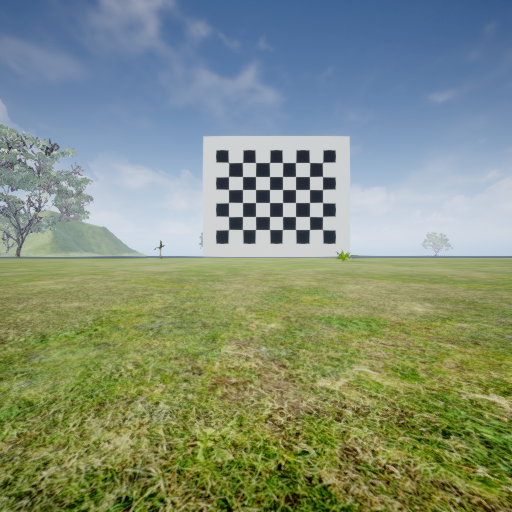
#> input picture Calib_Image/0/0_0.png, 512 x 512 px; its folder holds only this picture in this run
$ python camera_calibration.py
#> lines starting #> are read from the running program, lines starting #| are printed output that depends on the picture; after the words box and inside, x2 and y2 are one past the last pixel; in counts of white or black regions, pixels touching at a corner belong together; long printed decimals are rounded
#!/usr/bin/env python

import cv2
import numpy as np
import os
import glob
import yaml

# Defining the dimensions of checkerboard
CHECKERBOARD = (6,8)
criteria = (cv2.TERM_CRITERIA_EPS + cv2.TERM_CRITERIA_MAX_ITER, 30, 0.001)

# Creating vector to store vectors of 3D points for each checkerboard image
objpoints = []
# Creating vector to store vectors of 2D points for each checkerboard image
imgpoints = []


# Defining the world coordinates for 3D points
objp = np.zeros((1, CHECKERBOARD[0] * CHECKERBOARD[1], 3), np.float32)
objp[0,:,:2] = np.mgrid[0:CHECKERBOARD[0], 0:CHECKERBOARD[1]].T.reshape(-1, 2)
prev_img_shape = None

# Extracting path of individual image stored in a given directory
images = glob.glob(r'Calib_Image\0\*.png')
for fname in images:
    print(fname)
    img = cv2.imread(fname)
#> img is the input picture: shape (512, 512, 3); mean B, G, R 123.3, 143.6, 130.1
    gray = cv2.cvtColor(img,cv2.COLOR_BGR2GRAY)
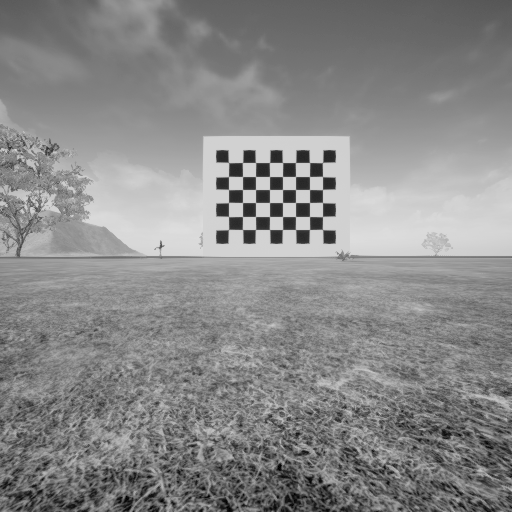
#> gray: shape (512, 512); min 0, max 222, mean 137.2
    # Find the chess board corners
    # If desired number of corners are found in the image then ret = true
    ret, corners = cv2.findChessboardCorners(gray, CHECKERBOARD, cv2.CALIB_CB_ADAPTIVE_THRESH + cv2.CALIB_CB_FAST_CHECK + cv2.CALIB_CB_NORMALIZE_IMAGE)
#> ret = True; corners = 48 rows, first 8: [228.5, 229.5], [228.5, 216.5], [228.5, 202.5], [228.5, 189.5], [228.5, 176.5], [228.5, 162.5], [242.5, 229.5], [242.5, 216.5]

    """
    If desired number of corner are detected,
    we refine the pixel coordinates and display
    them on the images of checker board
    """
    if ret == True:
        objpoints.append(objp)
        # refining pixel coordinates for given 2d points.
        corners2 = cv2.cornerSubPix(gray, corners, (11,11),(-1,-1), criteria)
#> corners2 = 48 rows, first 8: [228.4, 229.4], [228.4, 216.6], [228.4, 202.4], [228.5, 189.5], [228.5, 176.6], [228.5, 162.5], [242.6, 229.5], [242.6, 216.5]

        imgpoints.append(corners2)

        # Draw and display the corners
        img = cv2.drawChessboardCorners(img, CHECKERBOARD, corners2, ret)
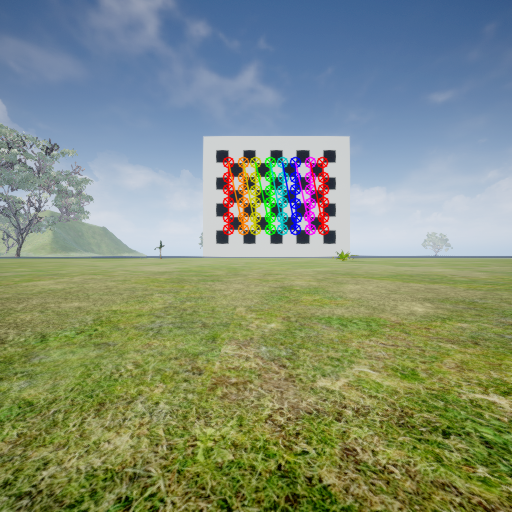
#> img: shape (512, 512, 3); 2.39% of pixels changed, all inside (x1, y1, x2, y2) = (222, 156, 330, 236)

    cv2.imshow('img',img)
    cv2.waitKey(0)

cv2.destroyAllWindows()

# h,w = img.shape[:2]

"""
Performing camera calibration by
passing the value of known 3D points (objpoints)
and corresponding pixel coordinates of the
detected corners (imgpoints)
"""
ret, mtx, dist, rvecs, tvecs = cv2.calibrateCamera(objpoints, imgpoints, (512, 512), None, None)
#> ret = 0.416; mtx = [[1596.6, 0, 260.5], [0, 1610, 274.2], [0, 0, 1]]; dist = [[-0.000708, 400.9, 0.181, -0.035, 5.05]]; rvecs = ([0.186, -0.0299, -1.57],); tvecs = ([-2.33, -3.25, 115.9],)

print("Camera matrix : \n")
print(mtx)
#| [[1.59655812e+03 0.00000000e+00 2.60547775e+02]
#|  [0.00000000e+00 1.61001681e+03 2.74243623e+02]
#|  [0.00000000e+00 0.00000000e+00 1.00000000e+00]]
print("dist : \n")
print(dist)
#| [[-7.08086170e-04  4.00862747e+02  1.80564270e-01 -3.50406309e-02
#|    5.04521329e+00]]
print("rvecs : \n")
print(rvecs)
#| (array([[ 0.1856],
#|        [-0.02991],
#|        [-1.571]]),)
print("tvecs : \n")
print(tvecs)
#| (array([[ -2.333],
#|        [ -3.254],
#|        [115.939]]),)

# transform the matrix and distortion coefficients to writable lists
data = {'camera_matrix': np.asarray(mtx).tolist(),
        'dist_coeff': np.asarray(dist).tolist()}
#> data = {'camera_matrix': [[1596.6, 0, 260.5], [0, 1610, 274.2], [0, 0, 1]], 'dist_coeff': [[-0.000708, 400.9, 0.181, -0.035, 5.05]]}

# and save it to a file
with open("calibration_matrix.yaml", "w") as f:
    yaml.dump(data, f)

$ run again, on Calib_Image/0/14_0.png
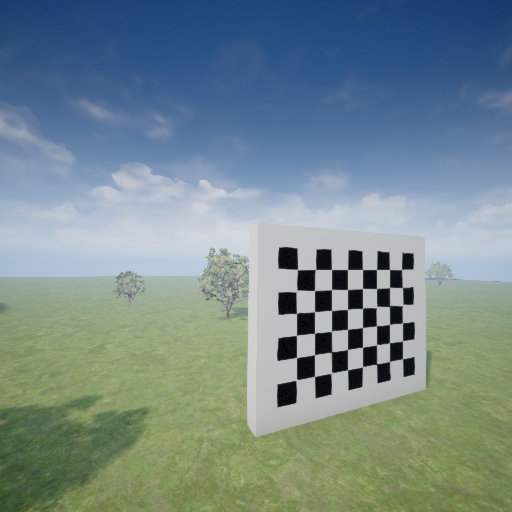
#> input picture Calib_Image/0/14_0.png, 512 x 512 px
#> img is the input picture: shape (512, 512, 3); mean B, G, R 140, 137.3, 117.7
#> `gray = cv2.cvtColor(img,cv2.COLOR_BGR2GRAY)`:
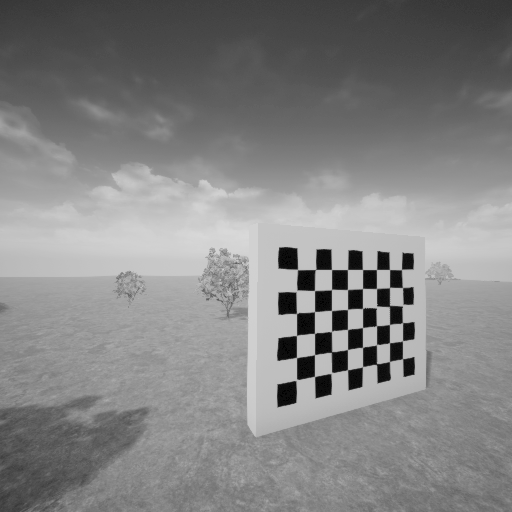
#> gray: shape (512, 512); min 1, max 217, mean 131.8
#> `ret, corners = cv2.findChessboardCorners(gray, CHECKERBOARD, cv2.CALIB..`: ret = True; corners = 48 rows, first 8: [401.5, 269.5], [402.5, 287.6], [402.7, 305], [402.5, 322.5], [402.5, 340.7], [402.5, 358.6], [389.5, 269.5], [389.5, 287.5]
#> corners2 = 48 rows, first 8: [394.9, 269.3], [405.3, 287.3], [404.7, 305.6], [405.2, 322.4], [403.9, 341], [405.4, 358.1], [394.9, 269.3], [389.9, 287.5]
#> `img = cv2.drawChessboardCorners(img, CHECKERBOARD, corners2, ret)`:
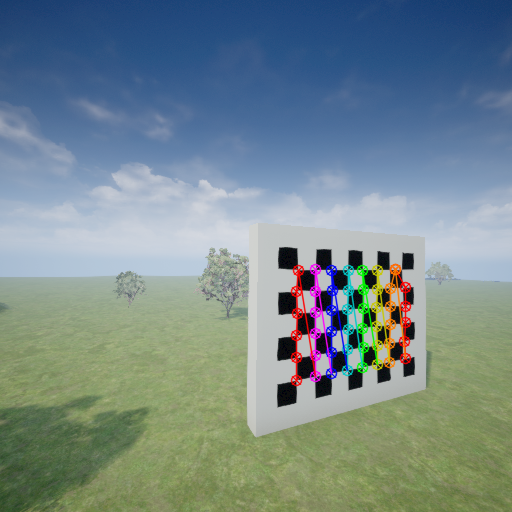
#> img: shape (512, 512, 3); 2.91% of pixels changed, all inside (x1, y1, x2, y2) = (290, 263, 412, 387)
#> `ret, mtx, dist, rvecs, tvecs = cv2.calibrateCamera(objpoints, imgpoint..`: ret = 1.5; mtx = [[84.95, 0, 217.4], [0, 87.41, 247.7], [0, 0, 1]]; dist = [[0.0119, -0.00444, -0.00387, 0.00483, 0.00042]]; rvecs = ([-0.13, -0.0853, 1.61],); tvecs = ([10.72, 1.32, 5.08],)
#| [[ 84.951   0.         217.351]
#|  [  0.          87.414 247.655]
#|  [  0.           0.           1.        ]]
#| [[ 0.01194 -0.004436 -0.003873  0.004826  0.0004195]]
#| (array([[-0.1302],
#|        [-0.08535],
#|        [ 1.608]]),)
#| (array([[10.722],
#|        [ 1.319 ],
#|        [ 5.076]]),)
#> data = {'camera_matrix': [[84.95, 0, 217.4], [0, 87.41, 247.7], [0, 0, 1]], 'dist_coeff': [[0.0119, -0.00444, -0.00387, 0.00483, 0.00042]]}

$ run again, on Calib_Image/0/16_0.png
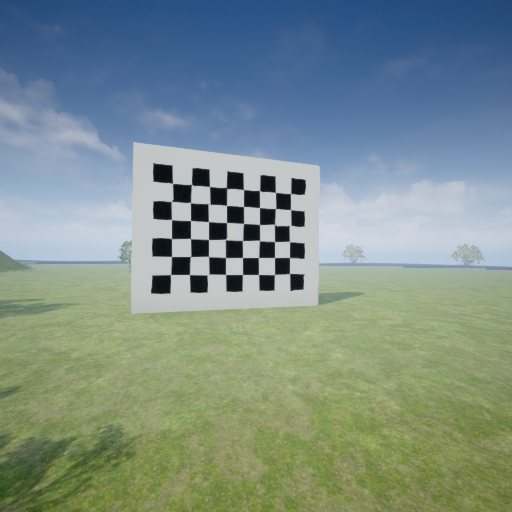
#> input picture Calib_Image/0/16_0.png, 512 x 512 px
#> img is the input picture: shape (512, 512, 3); mean B, G, R 137, 143, 125.1
#> `gray = cv2.cvtColor(img,cv2.COLOR_BGR2GRAY)`:
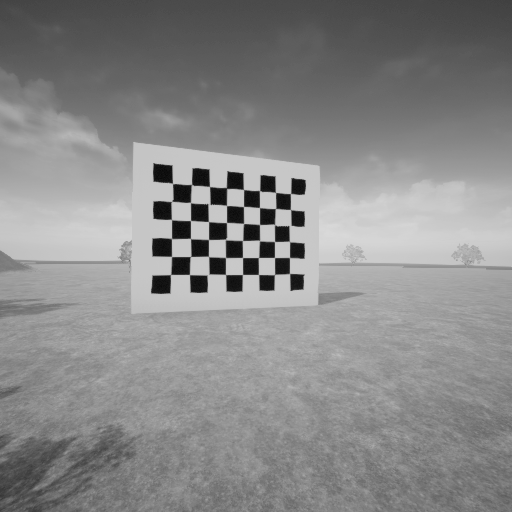
#> gray: shape (512, 512); min 9, max 217, mean 137
#> `ret, corners = cv2.findChessboardCorners(gray, CHECKERBOARD, cv2.CALIB..`: ret = True; corners = 48 rows, first 8: [290.5, 193.5], [290.4, 209.5], [290.6, 225.2], [289.5, 241.5], [289.5, 257.5], [289.5, 273.5], [275.6, 192.5], [275.5, 208.5]
#> corners2 = 48 rows, first 8: [290.6, 193.8], [290.5, 209.7], [290.1, 225.5], [289.5, 241.5], [289.5, 257.4], [289.5, 273.4], [275.4, 192.3], [275.6, 208.6]
#> `img = cv2.drawChessboardCorners(img, CHECKERBOARD, corners2, ret)`:
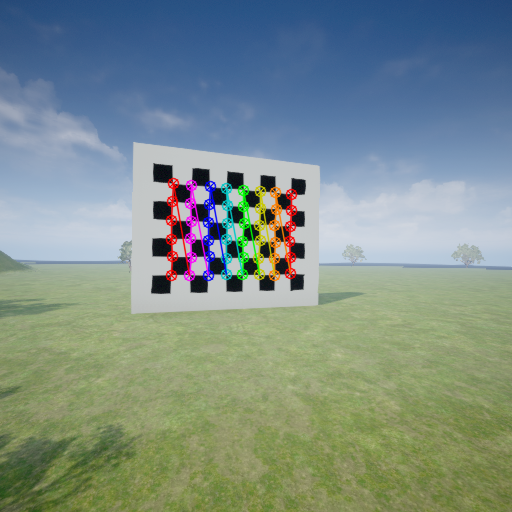
#> img: shape (512, 512, 3); 2.79% of pixels changed, all inside (x1, y1, x2, y2) = (165, 177, 298, 282)
#> `ret, mtx, dist, rvecs, tvecs = cv2.calibrateCamera(objpoints, imgpoint..`: ret = 0.344; mtx = [[614.4, 0, 255.1], [0, 534, 238.8], [0, 0, 1]]; dist = [[-0.258, 18.35, -0.0147, -0.0166, -488.2]]; rvecs = ([-0.484, -0.433, 1.54],); tvecs = ([1.91, -2.81, 33.21],)
#| [[614.365   0.         255.144 ]
#|  [  0.         534.050 238.757]
#|  [  0.           0.           1.        ]]
#| [[-2.58037171e-01  1.83479222e+01 -1.46726813e-02 -1.65917444e-02
#|   -4.88208584e+02]]
#| (array([[-0.4839],
#|        [-0.4332],
#|        [ 1.545]]),)
#| (array([[ 1.914],
#|        [-2.810],
#|        [33.213]]),)
#> data = {'camera_matrix': [[614.4, 0, 255.1], [0, 534, 238.8], [0, 0, 1]], 'dist_coeff': [[-0.258, 18.35, -0.0147, -0.0166, -488.2]]}

$ run again, on Calib_Image/0/17_0.png
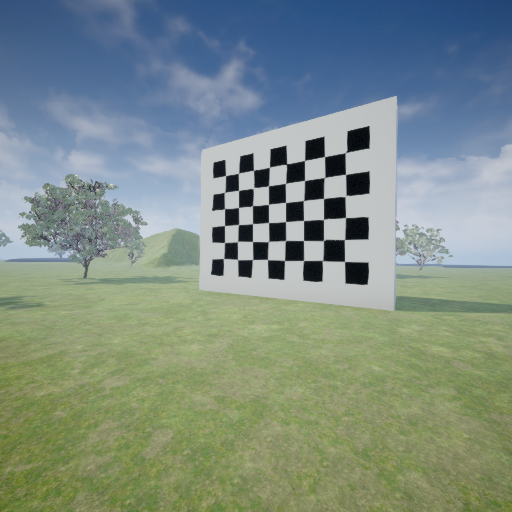
#> input picture Calib_Image/0/17_0.png, 512 x 512 px
#> img is the input picture: shape (512, 512, 3); mean B, G, R 132.8, 141.2, 125.6
#> `gray = cv2.cvtColor(img,cv2.COLOR_BGR2GRAY)`:
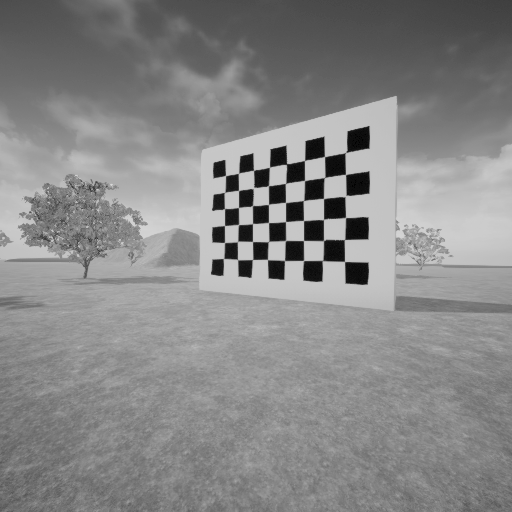
#> gray: shape (512, 512); min 1, max 217, mean 135.6
#> `ret, corners = cv2.findChessboardCorners(gray, CHECKERBOARD, cv2.CALIB..`: ret = True; corners = 48 rows, first 8: [345.3, 152.7], [345.5, 174.5], [345.5, 196], [345.5, 217.5], [344.5, 239.6], [344.5, 261.5], [324.5, 156.5], [324.5, 177.5]
#> corners2 = 48 rows, first 8: [345.9, 152.5], [345.5, 174.4], [345.5, 196], [345.6, 217.6], [344.5, 239.6], [344.5, 261.4], [324.5, 156.6], [324.5, 177.4]
#> `img = cv2.drawChessboardCorners(img, CHECKERBOARD, corners2, ret)`:
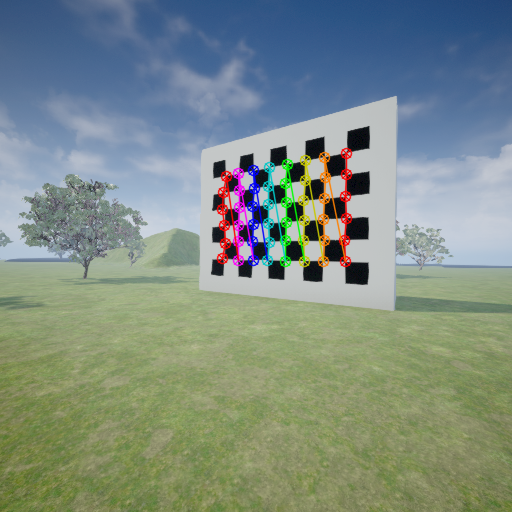
#> img: shape (512, 512, 3); 2.94% of pixels changed, all inside (x1, y1, x2, y2) = (216, 147, 353, 268)
#> `ret, mtx, dist, rvecs, tvecs = cv2.calibrateCamera(objpoints, imgpoint..`: ret = 0.653; mtx = [[458.3, 0, 229], [0, 373.6, 255.7], [0, 0, 1]]; dist = [[-0.281, 5.55, 0.00913, -0.0305, -22.3]]; rvecs = ([0.648, 0.674, 1.48],); tvecs = ([4.46, -4.76, 16.94],)
#| [[458.254   0.         228.983]
#|  [  0.         373.616 255.689]
#|  [  0.           0.           1.        ]]
#| [[-2.80988117e-01  5.54929323e+00  9.13359851e-03 -3.04746299e-02
#|   -2.22970288e+01]]
#| (array([[0.6477],
#|        [0.6742],
#|        [1.482]]),)
#| (array([[ 4.458],
#|        [-4.757],
#|        [16.943]]),)
#> data = {'camera_matrix': [[458.3, 0, 229], [0, 373.6, 255.7], [0, 0, 1]], 'dist_coeff': [[-0.281, 5.55, 0.00913, -0.0305, -22.3]]}

$ run again, on Calib_Image/0/10_0.png
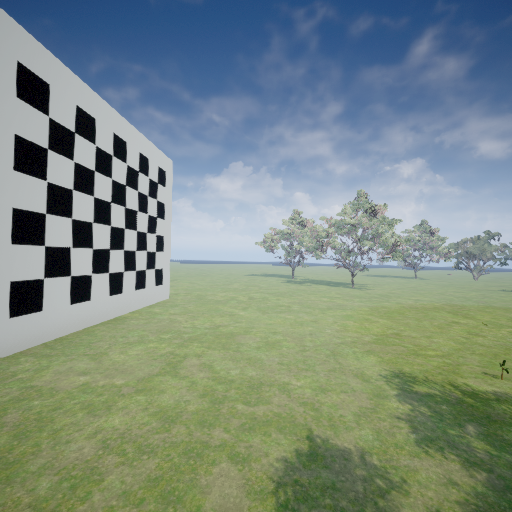
#> input picture Calib_Image/0/10_0.png, 512 x 512 px
#> img is the input picture: shape (512, 512, 3); mean B, G, R 130.5, 137.6, 122.1
#> `gray = cv2.cvtColor(img,cv2.COLOR_BGR2GRAY)`:
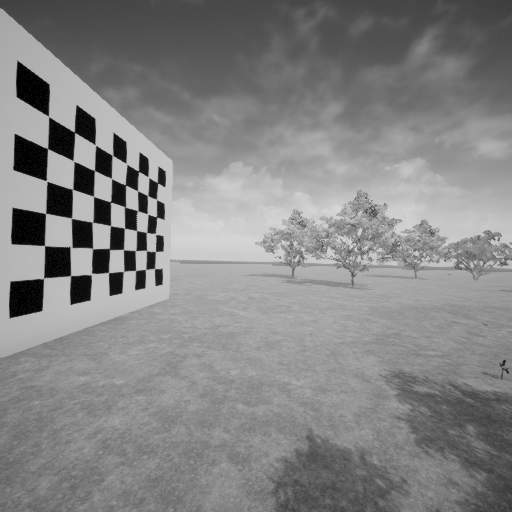
#> gray: shape (512, 512); min 0, max 218, mean 132.2
#> `ret, corners = cv2.findChessboardCorners(gray, CHECKERBOARD, cv2.CALIB..`: ret = True; corners = 48 rows, first 8: [157.6, 182.9], [156.5, 199.4], [156.6, 216.9], [155.4, 234], [155.5, 251.5], [154.5, 268.5], [148.2, 177], [147.5, 195.6]
#> corners2 = 48 rows, first 8: [156.9, 182.1], [151.8, 197.9], [155.4, 216.3], [150.5, 233.9], [152.6, 251.4], [152, 268.6], [156.9, 182.1], [147.4, 196.1]
#> `img = cv2.drawChessboardCorners(img, CHECKERBOARD, corners2, ret)`:
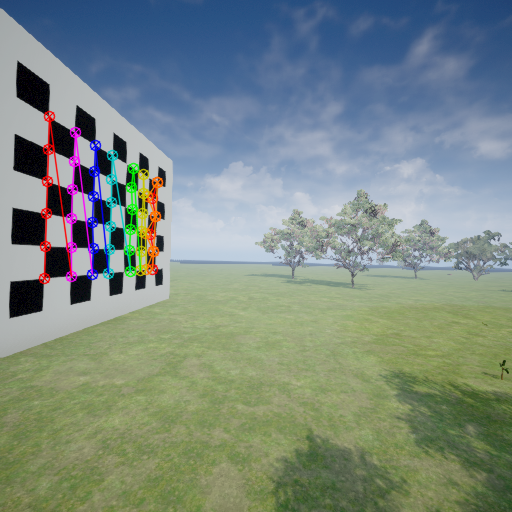
#> img: shape (512, 512, 3); 2.94% of pixels changed, all inside (x1, y1, x2, y2) = (38, 110, 164, 285)
#> `ret, mtx, dist, rvecs, tvecs = cv2.calibrateCamera(objpoints, imgpoint..`: ret = 2.56; mtx = [[105.9, 0, 231.9], [0, 396.5, 243.4], [0, 0, 1]]; dist = [[-0.226, 0.105, 0.0148, 0.0901, -0.00915]]; rvecs = ([-0.302, -0.347, 1.65],); tvecs = ([-20.64, -4.24, 14.71],)
#| [[105.944   0.         231.943]
#|  [  0.         396.534 243.396]
#|  [  0.           0.           1.        ]]
#| [[-0.2262  0.1052  0.0148  0.0901 -0.009147 ]]
#| (array([[-0.3022],
#|        [-0.3467],
#|        [ 1.646]]),)
#| (array([[-20.638],
#|        [ -4.244],
#|        [ 14.715]]),)
#> data = {'camera_matrix': [[105.9, 0, 231.9], [0, 396.5, 243.4], [0, 0, 1]], 'dist_coeff': [[-0.226, 0.105, 0.0148, 0.0901, -0.00915]]}
